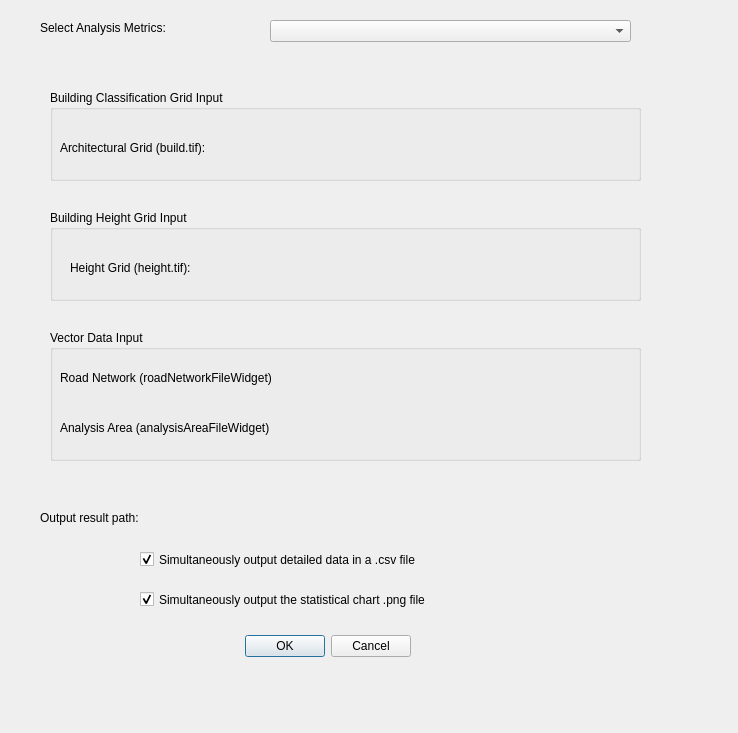
<?xml version="1.0" encoding="UTF-8"?>
<ui version="4.0">
 <class>UrbanSpatialPatternAnalysisDialogBase</class>
 <widget class="QDialog" name="UrbanSpatialPatternAnalysisDialogBase">
  <property name="geometry">
   <rect>
    <x>0</x>
    <y>0</y>
    <width>738</width>
    <height>733</height>
   </rect>
  </property>
  <property name="windowTitle">
   <string>UrbanSpatialPatternAnalysis</string>
  </property>
  <widget class="QDialogButtonBox" name="button_box">
   <property name="geometry">
    <rect>
     <x>210</x>
     <y>630</y>
     <width>201</width>
     <height>32</height>
    </rect>
   </property>
   <property name="orientation">
    <enum>Qt::Horizontal</enum>
   </property>
   <property name="standardButtons">
    <set>QDialogButtonBox::Cancel|QDialogButtonBox::Ok</set>
   </property>
  </widget>
  <widget class="QLabel" name="label">
   <property name="geometry">
    <rect>
     <x>40</x>
     <y>20</y>
     <width>221</width>
     <height>16</height>
    </rect>
   </property>
   <property name="text">
    <string>Select Analysis Metrics:</string>
   </property>
  </widget>
  <widget class="QComboBox" name="indicatorComboBox">
   <property name="geometry">
    <rect>
     <x>270</x>
     <y>20</y>
     <width>361</width>
     <height>22</height>
    </rect>
   </property>
  </widget>
  <widget class="QLabel" name="label_6">
   <property name="geometry">
    <rect>
     <x>40</x>
     <y>510</y>
     <width>181</width>
     <height>16</height>
    </rect>
   </property>
   <property name="text">
    <string>Output result path:</string>
   </property>
  </widget>
  <widget class="QgsFileWidget" name="outputFileWidget">
   <property name="geometry">
    <rect>
     <x>230</x>
     <y>500</y>
     <width>381</width>
     <height>27</height>
    </rect>
   </property>
  </widget>
  <widget class="QGroupBox" name="buildRasterGroup">
   <property name="geometry">
    <rect>
     <x>50</x>
     <y>90</y>
     <width>591</width>
     <height>91</height>
    </rect>
   </property>
   <property name="title">
    <string>Building Classification Grid Input</string>
   </property>
   <widget class="QLabel" name="label_2">
    <property name="geometry">
     <rect>
      <x>10</x>
      <y>50</y>
      <width>291</width>
      <height>16</height>
     </rect>
    </property>
    <property name="text">
     <string>Architectural Grid (build.tif):</string>
    </property>
   </widget>
   <widget class="QgsFileWidget" name="buildRasterFileWidget">
    <property name="geometry">
     <rect>
      <x>310</x>
      <y>40</y>
      <width>181</width>
      <height>27</height>
     </rect>
    </property>
   </widget>
  </widget>
  <widget class="QGroupBox" name="vectorGroup">
   <property name="geometry">
    <rect>
     <x>50</x>
     <y>330</y>
     <width>591</width>
     <height>131</height>
    </rect>
   </property>
   <property name="title">
    <string>Vector Data Input</string>
   </property>
   <widget class="QLabel" name="label_4">
    <property name="geometry">
     <rect>
      <x>10</x>
      <y>40</y>
      <width>341</width>
      <height>16</height>
     </rect>
    </property>
    <property name="text">
     <string>Road Network (roadNetworkFileWidget) </string>
    </property>
   </widget>
   <widget class="QLabel" name="label_5">
    <property name="geometry">
     <rect>
      <x>10</x>
      <y>90</y>
      <width>351</width>
      <height>16</height>
     </rect>
    </property>
    <property name="text">
     <string>Analysis Area (analysisAreaFileWidget)</string>
    </property>
   </widget>
   <widget class="QgsFileWidget" name="roadNetworkFileWidget">
    <property name="geometry">
     <rect>
      <x>390</x>
      <y>30</y>
      <width>181</width>
      <height>27</height>
     </rect>
    </property>
   </widget>
   <widget class="QgsFileWidget" name="analysisAreaFileWidget">
    <property name="geometry">
     <rect>
      <x>390</x>
      <y>80</y>
      <width>181</width>
      <height>27</height>
     </rect>
    </property>
   </widget>
  </widget>
  <widget class="QGroupBox" name="heightRasterGroup">
   <property name="geometry">
    <rect>
     <x>50</x>
     <y>210</y>
     <width>591</width>
     <height>91</height>
    </rect>
   </property>
   <property name="title">
    <string>Building Height Grid Input</string>
   </property>
   <widget class="QLabel" name="label_3">
    <property name="geometry">
     <rect>
      <x>20</x>
      <y>50</y>
      <width>271</width>
      <height>16</height>
     </rect>
    </property>
    <property name="text">
     <string>Height Grid (height.tif):</string>
    </property>
   </widget>
   <widget class="QgsFileWidget" name="heightRasterFileWidget">
    <property name="geometry">
     <rect>
      <x>260</x>
      <y>40</y>
      <width>171</width>
      <height>27</height>
     </rect>
    </property>
   </widget>
  </widget>
  <widget class="QCheckBox" name="csvOutputCheckBox">
   <property name="geometry">
    <rect>
     <x>140</x>
     <y>550</y>
     <width>511</width>
     <height>19</height>
    </rect>
   </property>
   <property name="text">
    <string>Simultaneously output detailed data in a .csv file</string>
   </property>
   <property name="checked">
    <bool>true</bool>
   </property>
  </widget>
  <widget class="QCheckBox" name="pngOutputCheckBox">
   <property name="geometry">
    <rect>
     <x>140</x>
     <y>590</y>
     <width>561</width>
     <height>19</height>
    </rect>
   </property>
   <property name="text">
    <string>Simultaneously output the statistical chart .png file</string>
   </property>
   <property name="checked">
    <bool>true</bool>
   </property>
  </widget>
 </widget>
 <customwidgets>
  <customwidget>
   <class>QgsFileWidget</class>
   <extends>QWidget</extends>
   <header>qgsfilewidget.h</header>
  </customwidget>
 </customwidgets>
 <resources/>
 <connections>
  <connection>
   <sender>button_box</sender>
   <signal>accepted()</signal>
   <receiver>UrbanSpatialPatternAnalysisDialogBase</receiver>
   <slot>accept()</slot>
   <hints>
    <hint type="sourcelabel">
     <x>20</x>
     <y>20</y>
    </hint>
    <hint type="destinationlabel">
     <x>20</x>
     <y>20</y>
    </hint>
   </hints>
  </connection>
  <connection>
   <sender>button_box</sender>
   <signal>rejected()</signal>
   <receiver>UrbanSpatialPatternAnalysisDialogBase</receiver>
   <slot>reject()</slot>
   <hints>
    <hint type="sourcelabel">
     <x>20</x>
     <y>20</y>
    </hint>
    <hint type="destinationlabel">
     <x>20</x>
     <y>20</y>
    </hint>
   </hints>
  </connection>
 </connections>
</ui>
